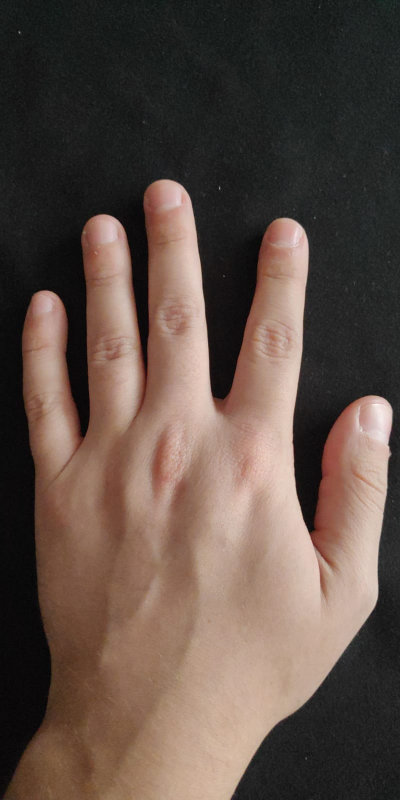
#> input picture manos/0aa59d0f-96db-4262-be94-57d3d1f00684.jpg, 800 x 1600 px (shown at 1/2 size); its folder holds 4 pictures in this run
$ python crearArchivosArff.py   (older library calls are emulated)
#> lines starting #> are read from the running program, lines starting #| are printed output that depends on the picture; after the words box and inside, x2 and y2 are one past the last pixel; in counts of white or black regions, pixels touching at a corner belong together; pictures that were not available may be replaced by others from this repository, and a replacement may not be noted
### procesarImagen.py
import numpy as np
import cv2
from matplotlib import pyplot as plt
from os import scandir, getcwd
from os.path import abspath

def procesar(imagen):
    imagen = cv2.imread(imagen, cv2.IMREAD_COLOR)
#> imagen is the input picture: shape (1600, 800, 3); mean B, G, R 69.6, 78.1, 94.3
    #cv2.imshow('original', imagen)

    imagen = cv2.GaussianBlur(imagen ,(9,9),0)

    imgray = cv2.cvtColor(imagen, cv2.COLOR_BGR2GRAY)
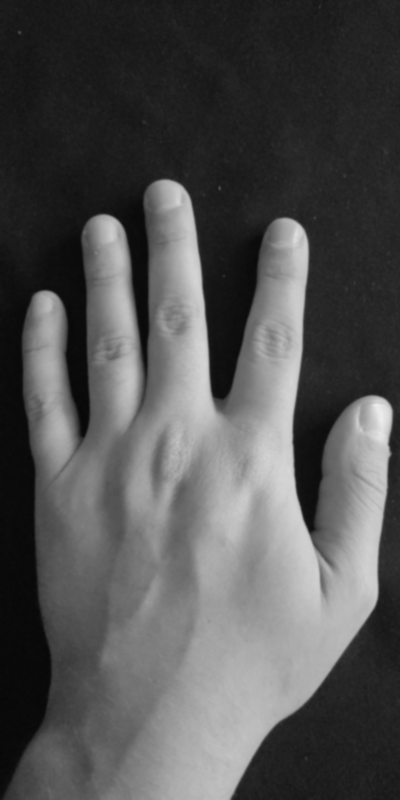
#> imgray: shape (1600, 800) (shown at 1/2 size); min 7, max 237, mean 82
    ret, thresh = cv2.threshold(imgray, 80, 255, cv2.THRESH_BINARY)
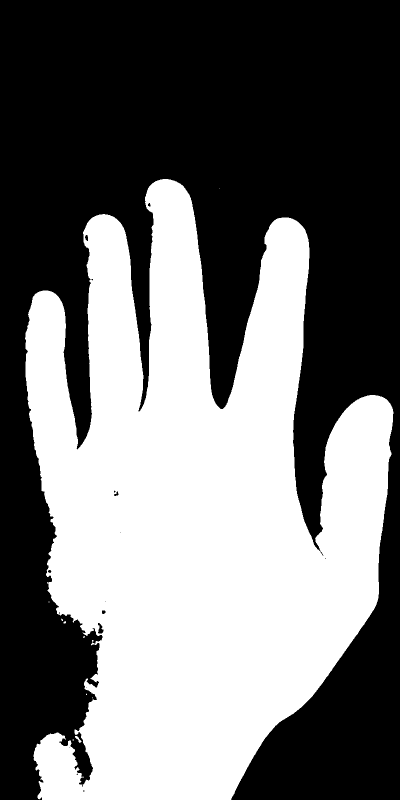
#> thresh: shape (1600, 800) (shown at 1/2 size); 44.8% white; 10 white regions (8 under 20 px)
    #cv2.imshow('silueta', thresh)

    im2, contornos, jerarquía = cv2.findContours(thresh, cv2.RETR_TREE, cv2.CHAIN_APPROX_SIMPLE)
#> contornos = 28 contours, 19 with area under 20; largest, box (x1, y1, x2, y2) and area: (50, 358, 787, 1600) 569991, (195, 1245, 208, 1268) 166, (169, 469, 177, 483) 66, (227, 982, 238, 993) 56, (203, 1220, 212, 1229) 54; jerarquía = 28 rows, first 6: [1, -1, -1, -1], [2, 0, -1, -1], [3, 1, -1, -1], [4, 2, -1, -1], [5, 3, -1, -1], [6, 4, -1, -1]
    contornosGrandes = []
    areas = []
    for i in contornos:
        areas.append(cv2.contourArea(i))
#> this loop made 28 passes
#> i on passes 1, 3, 4, 8, 9, 12, 13, 14, 18, 20, 21, 23: [[145, 1479], [145, 1480], [147, 1480], [147, 1479]], [[184, 1395], [185, 1396], [185, 1395]], [[173, 1387], [172, 1388], [172, 1389], [173, 1389]], [[97, 1203], [97, 1204], [98, 1204], [98, 1203]], [[439, 376]], [[154, 1546], [156, 1548], [154, 1550], [152, 1548]], [[137, 1494], [138, 1493], [139, 1494], [138, 1495]], [[171, 1375], [172, 1374], [173, 1375], [172, 1376]], [[210, 1202], [211, 1201], [212, 1202], [211, 1203]], [[650, 1117], [651, 1116], [652, 1117], [651, 1118]], [[649, 1116], [650, 1115], [651, 1116], [650, 1117]], [[239, 1064], [240, 1063], [241, 1064], [240, 1065]]
#> after the loop, areas = 28 values, max 569991 at index 9, min 0 at index 8, mean 20377.5

    for i in contornos:
        if(cv2.contourArea(i) == max(areas)):
            contornosGrandes.append(i)
#> after the loop, contornosGrandes = 1 contour; box (x1, y1, x2, y2) and area: (50, 358, 787, 1600) 569991

    cv2.cvtColor(imagen, cv2.COLOR_BGR2RGB)
    cv2.drawContours(imagen, contornosGrandes,-1, (255,0,0), -1)
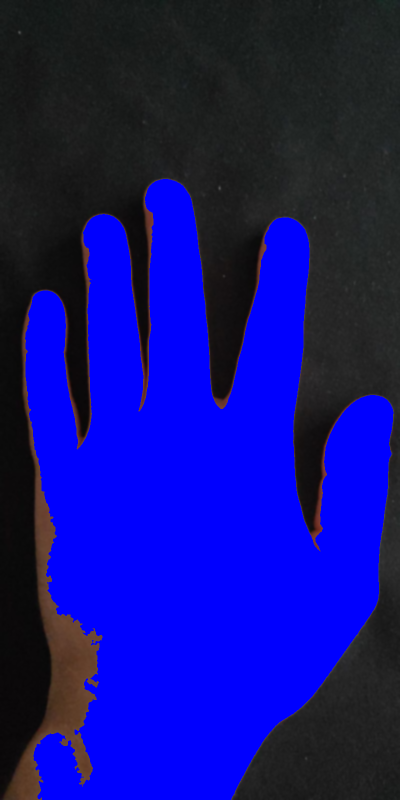
#> imagen: shape (1600, 800, 3) (shown at 1/2 size); mean B, G, R 130.1, 16.8, 17.8

    #cv2.imshow('mano', imagen)

    HU = cv2.HuMoments(cv2.moments(contornosGrandes[0]))
#> HU = [0.214, 0.011, 0.000656, 7.42e-05, 1.54e-08, 2.7e-06, 5.51e-09]
    return imagen, HU

# [4 lines left out: function imprimirImagen, not called in this run]

def ls(ruta = '.'):
    return [abspath(arch.path) for arch in scandir(ruta) if arch.is_file()]

### archivoArff.py
f = None
def abrirFichero(nombre):
    global f
    f = open(nombre, "w")

def relation(relation):
    global f
    f.write("@relation " + relation + "\n")

def attribute(attribute, tipo):
    global f
    f.write("@attribute " + attribute + " " + tipo + "\n")

def cerrarFichero():
    global f
    f.close()

def empezarDatos():
    global f
    f.write("@data\n")

def escribirDatosString(datos):
    global f
    f.write(datos + "\n")

def escribirDatosArray(datos):
    global f
    cadena = ""
    for d in datos:
        cadena += str(d) +", "
    longitud = len(cadena)
    cadena = cadena[:longitud - 2]
    escribirDatosString(cadena)

### crearArchivosArff.py
import archivoArff as fichero
import procesarImagen

def escrbirFichero(nombre):
    fichero.abrirFichero(nombre + ".arff")
    fichero.relation(nombre)
    fichero.attribute("hu1", "numeric")
    fichero.attribute("hu2", "numeric")
    fichero.attribute("hu3", "numeric")
    fichero.attribute("hu4", "numeric")
    fichero.attribute("hu5", "numeric")
    fichero.attribute("hu6", "numeric")
    fichero.attribute("hu7", "numeric")
    fichero.attribute("tipo", "{mano, noMano}")
    fichero.empezarDatos()

def aniadirDatos(carpeta, tipo):
    for foto in carpeta:
        imagen, hu = procesarImagen.procesar(foto)
#> hu has the same summary as HU in procesar
        #procesarImagen.imprimirImagen(imagen, foto)
        array = []
        for h in hu:
            array.append(h[0])
#> this loop made 7 passes
#> h on passes 1 to 7: [0.214], [0.011], [0.000656], [7.42e-05], [1.54e-08], [2.7e-06], [5.51e-09]
#> after the loop, array has the same summary as HU in procesar
        array.append(tipo)
        fichero.escribirDatosArray(array)
#> the loop in escribirDatosArray, `for d in datos:` made 8 passes
#> (d, cadena) on pass 1: (0.214, '0.2143776360288656, ')
#> in escribirDatosArray, `longitud = len(cadena)`: longitud = 165
#> pass 2 of the loop in aniadirDatos, `for foto in carpeta:`:
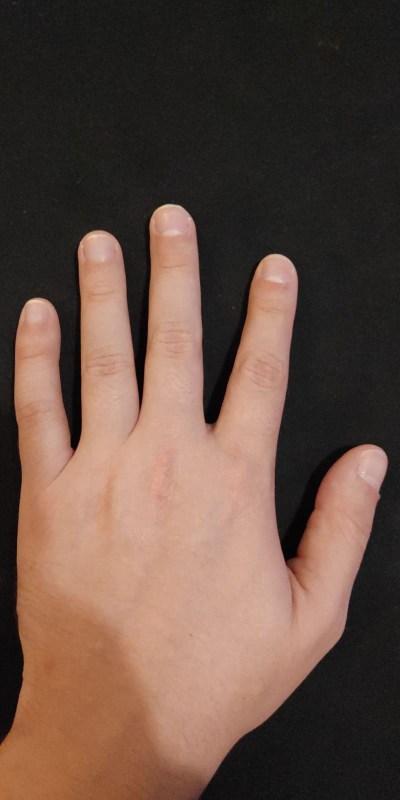
#> input picture manos/520a4617-de13-408c-8251-c0074374e596.jpg, 800 x 1600 px (shown at 1/2 size)
#> in procesar, imagen is the input picture: shape (1600, 800, 3); mean B, G, R 67.1, 78.2, 101.1
#> in procesar (call 2), `ret, thresh = cv2.threshold(imgray, 80, 255, cv2.THRESH_BINARY)`:
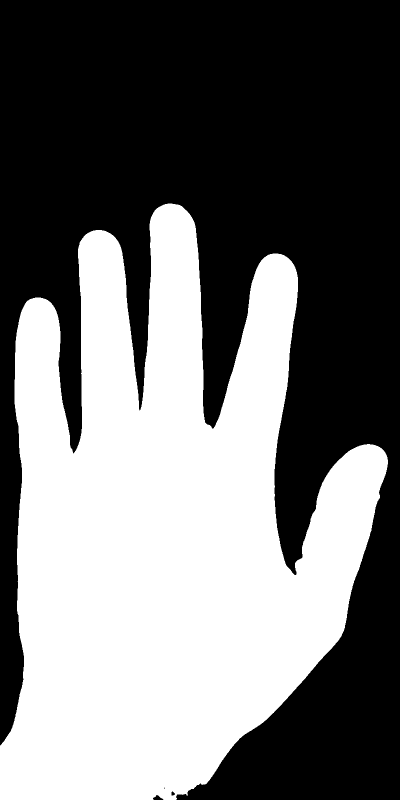
#> thresh: shape (1600, 800) (shown at 1/2 size); 44.7% white; 1 white region
#> contornos = 3 contours, 1 with area under 20; largest, box (x1, y1, x2, y2) and area: (0, 407, 776, 1600) 569384, (342, 1582, 351, 1592) 52; jerarquía = [[-1, -1, 1, -1], [2, -1, -1, 0], [-1, 1, -1, 0]]
#> the loop in procesar (call 2), `for i in contornos:` made 3 passes
#> after the loop in procesar (call 2), `for i in contornos:`: areas = [569383.5, 51.5, 5.5]
#> after the loop in procesar (call 2), `for i in contornos:`: contornosGrandes = 1 contour; box (x1, y1, x2, y2) and area: (0, 407, 776, 1600) 569384
#> in procesar (call 2), `cv2.drawContours(imagen, contornosGrandes,-1, (255,0,0), -1)`:
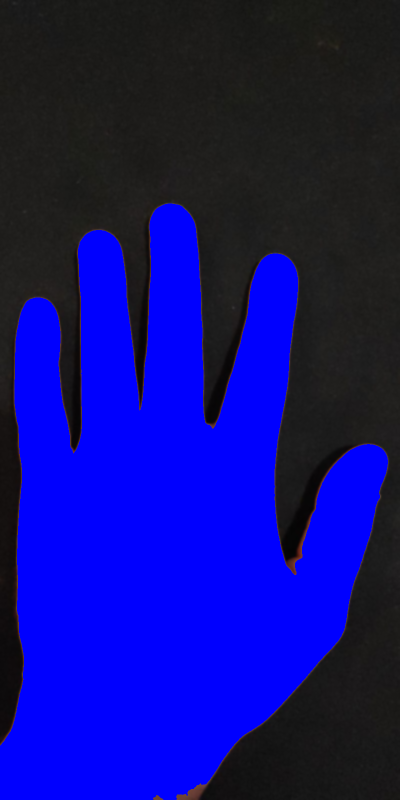
#> imagen: shape (1600, 800, 3) (shown at 1/2 size); mean B, G, R 128.2, 15.1, 15.9
#> HU = [0.207, 0.00889, 0.000747, 9.95e-05, 2.65e-08, 6.94e-06, -5.59e-09]
#> hu has the same summary as HU in procesar
#> the loop in aniadirDatos, `for h in hu:` made 7 passes
#> h on passes 1 to 7: [0.207], [0.00889], [0.000747], [9.95e-05], [2.65e-08], [6.94e-06], [-5.59e-09]
#> after the loop in aniadirDatos, `for h in hu:`: array has the same summary as HU in procesar
#> the loop in escribirDatosArray (call 2), `for d in datos:` made 8 passes
#> pass 3 of the loop in aniadirDatos, `for foto in carpeta:`:
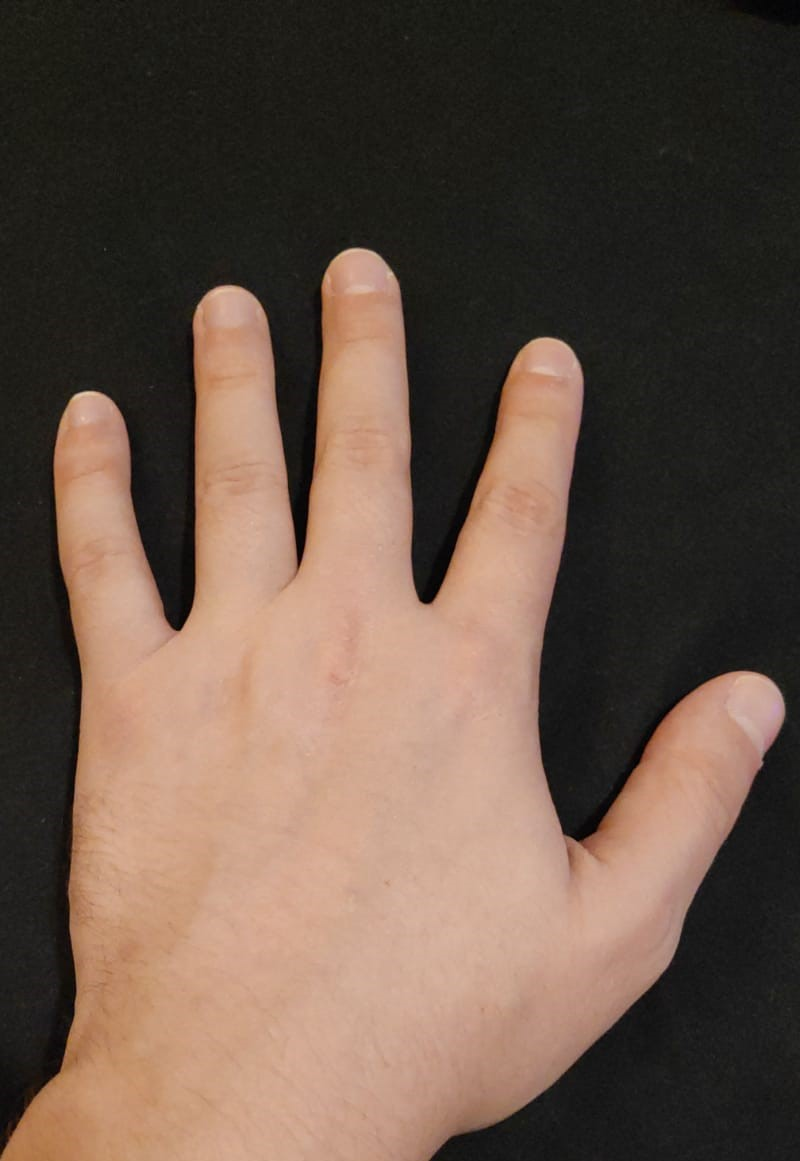
#> input picture manos/778ce544-ad1b-466b-8658-35bef8f110cd.jpg, 800 x 1161 px
#> in procesar, imagen is the input picture: shape (1161, 800, 3); mean B, G, R 71.5, 83.9, 103.7
#> imgray: shape (1161, 800)
#> in procesar (call 3), `ret, thresh = cv2.threshold(imgray, 80, 255, cv2.THRESH_BINARY)`:
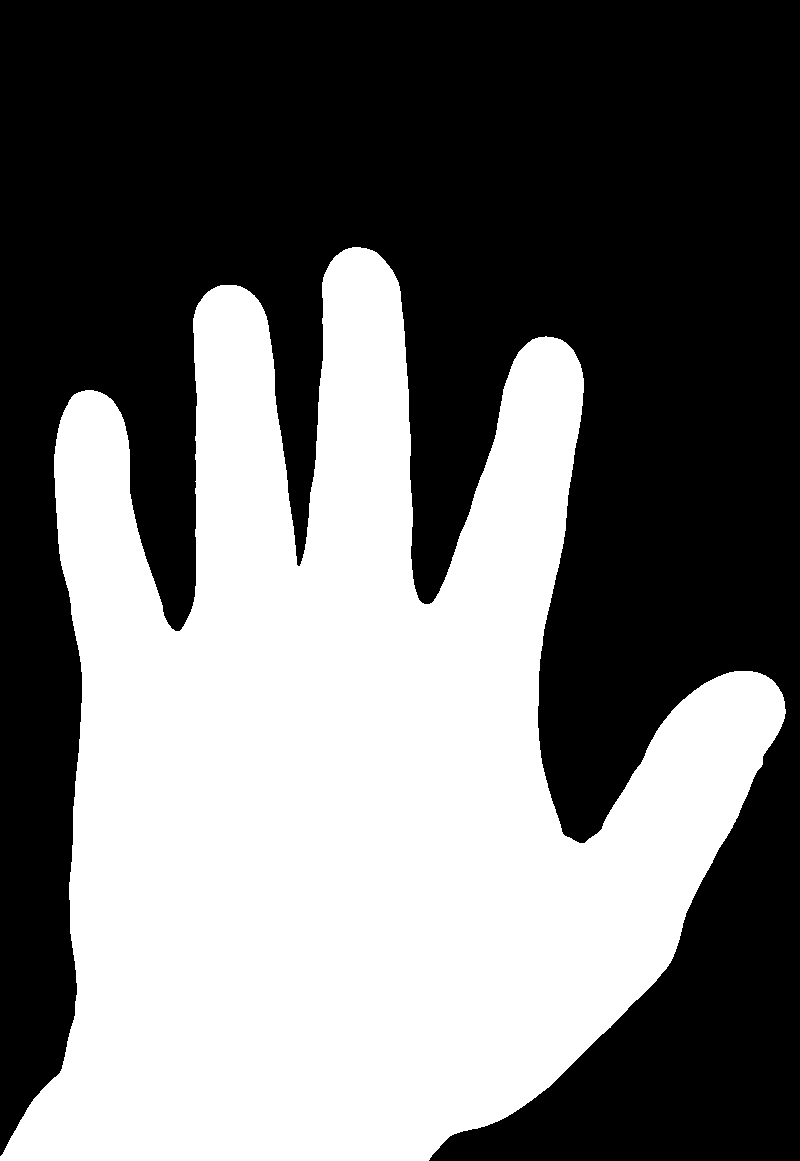
#> thresh: shape (1161, 800); 43.9% white; 1 white region
#> contornos = 1 contour; box (x1, y1, x2, y2) and area: (0, 247, 786, 1161) 405419; jerarquía = [[-1, -1, -1, -1]]
#> the loop in procesar (call 3), `for i in contornos:` made 1 pass
#> after the loop in procesar (call 3), `for i in contornos:`: areas = [405419]
#> after the loop in procesar (call 3), `for i in contornos:`: contornosGrandes has the same summary as contornos
#> in procesar (call 3), `cv2.drawContours(imagen, contornosGrandes,-1, (255,0,0), -1)`:
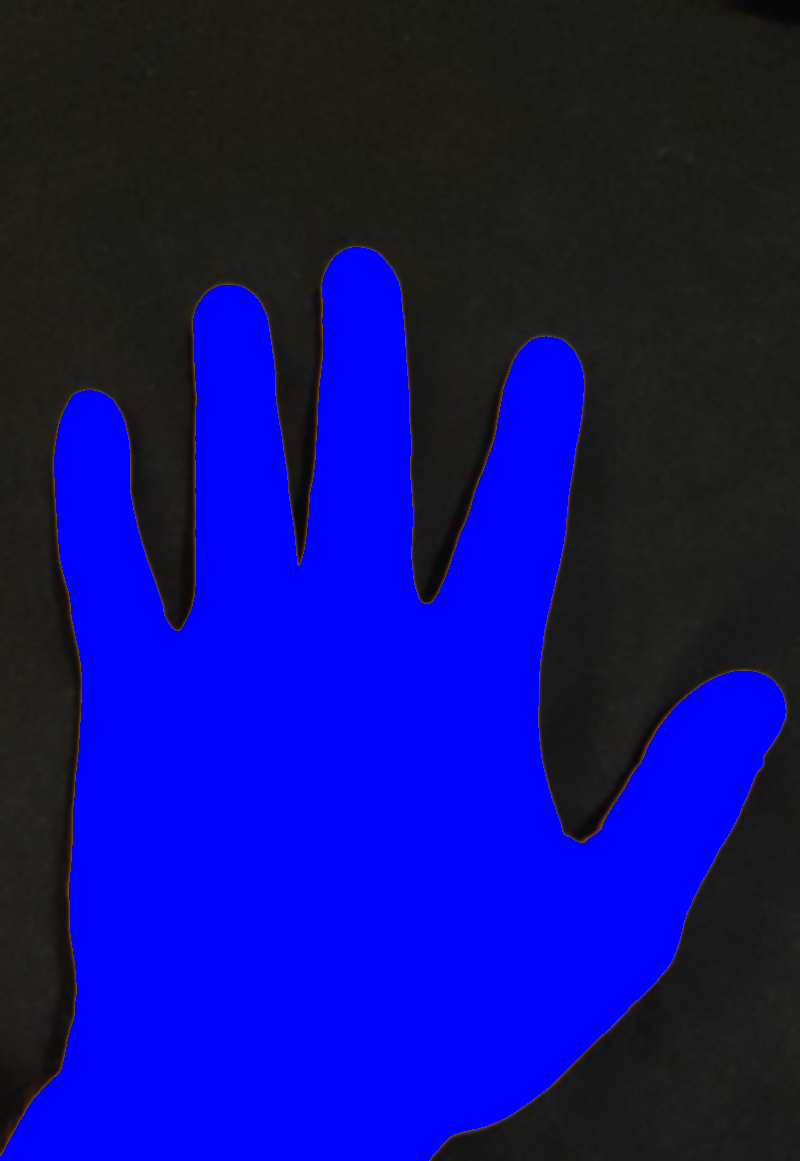
#> imagen: shape (1161, 800, 3); mean B, G, R 125.6, 15.5, 16.1
#> HU = [0.197, 0.00282, 0.000861, 9.6e-05, 1.82e-08, 5.09e-06, -2.08e-08]
#> hu has the same summary as HU in procesar
#> the loop in aniadirDatos, `for h in hu:` made 7 passes
#> h on passes 1 to 7: [0.197], [0.00282], [0.000861], [9.6e-05], [1.82e-08], [5.09e-06], [-2.08e-08]
#> after the loop in aniadirDatos, `for h in hu:`: array has the same summary as HU in procesar
#> the loop made 4 passes; the first 3 are shown


manos = procesarImagen.ls('manos')
noManos = procesarImagen.ls('noManos')

escrbirFichero("manos")

aniadirDatos(manos, "mano")
aniadirDatos(noManos, "noMano")
#> in procesar (call 5), `im2, contornos, jerarquía = cv2.findContours(thresh, cv2.RETR_TREE, cv..`: contornos = 28 contours, 19 with area under 20; largest, box (x1, y1, x2, y2) and area: (50, 358, 787, 1600) 569991, (195, 1245, 208, 1268) 166, (169, 469, 177, 483) 66, (227, 982, 238, 993) 56, (203, 1220, 212, 1229) 54; jerarquía = 28 rows, first 6: [1, -1, -1, -1], [2, 0, -1, -1], [3, 1, -1, -1], [4, 2, -1, -1], [5, 3, -1, -1], [6, 4, -1, -1]
#> after the loop in procesar (call 5), `for i in contornos:`: contornosGrandes = 1 contour; box (x1, y1, x2, y2) and area: (50, 358, 787, 1600) 569991
#> the loop in aniadirDatos (call 2), `for h in hu:` made 7 passes


fichero.cerrarFichero()
